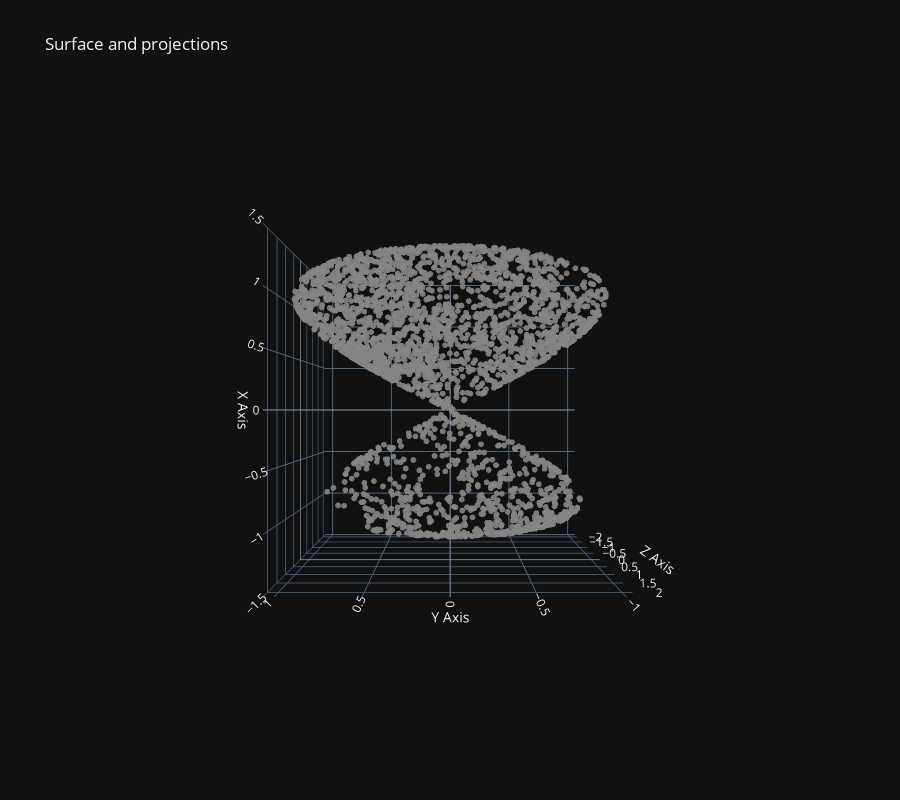

The notebook cell saved with this chart:
### Code cell
from jnlr.utils.samplers import langevin_implicit

def f(xyz):
    x, y, z = xyz
    return x**4 - x**2 + y**2 + z**2 - 2*x*z
Y_lang = langevin_implicit(f, n_samples=3000, burn=100, thin=2, sigma=0.1, lam=0.01, kappa=0.02, R=3.0)
fig = plot_3d_projection(Y_lang)
fig.update_layout(scene_camera=dict(eye=dict(x=0., y=0., z=2.5)))

### Figure 1 — Plotly figure (JSON) as saved in the notebook; plotly's stock layout.template omitted (floating-point values rounded to 4 significant figures; data arrays with more than 128 entries replaced by an {"elided": "..."} marker saying what was removed)
{"data": [{"marker": {"color": "rgba(120,120,120,0.9)", "size": 2}, "mode": "markers", "name": "original", "x": {"elided": "3000 float values"}, "y": {"elided": "3000 float values"}, "z": {"elided": "3000 float values"}, "type": "scatter3d"}], "layout": {"scene": {"xaxis": {"title": {"text": "X Axis"}}, "yaxis": {"title": {"text": "Y Axis"}}, "zaxis": {"title": {"text": "Z Axis"}}, "aspectmode": "cube", "camera": {"eye": {"x": 0.0, "y": 0.0, "z": 2.5}}}, "legend": {"itemsizing": "constant"}, "title": {"text": "Surface and projections"}, "height": 800}}
